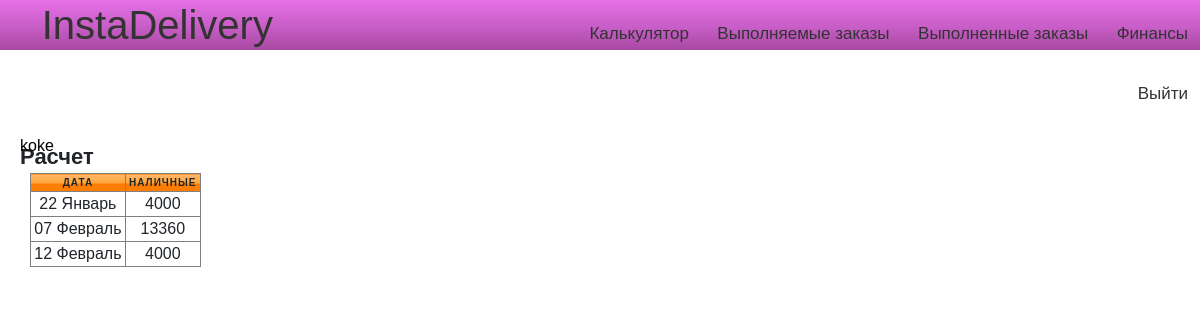
Page /users/private/raschet/ (signed in) on the committed database.
### Lallog/models.py (models this page shows, shortened)
class TestOrder(models.Model):
	client=models.ForeignKey(settings.AUTH_USER_MODEL,on_delete=models.CASCADE)
	marshrut=models.CharField(max_length=200)
	ves=models.DecimalField(decimal_places=0,max_digits=1000,default=10)
	from_address=models.CharField(max_length=200)
	from_phone=models.CharField(max_length=200)
	from_comment=models.CharField(max_length=200)
	to=models.CharField(max_length=200)
	to_phone=models.CharField(max_length=200)
	to_date=models.CharField(max_length=200)
	to_date_until=models.CharField(max_length=200)
	to_comment=models.CharField(max_length=200)
	distance=models.DecimalField(decimal_places=0,max_digits=1000,default=10)
	itog=models.DecimalField(decimal_places=0,max_digits=1000,default=10)
	curier = models.ForeignKey(Curier,on_delete=models.CASCADE,default=None,related_name="choiced_curier",blank=True,null=True)
	nal=models.DecimalField(decimal_places=0,max_digits=1000,default=0)
	raschet=models.DecimalField(decimal_places=0,max_digits=1000,default=0)
	status = models.CharField(max_length=200,default="Ожидание")
	curier_money = models.DecimalField(decimal_places=0,max_digits=1000,default=0)
	__original_curier = None
	def __init__(self,*args,**kwargs):
		print("Object was created")
		super(TestOrder,self).__init__(*args,**kwargs)
		self.__origin_curier = self.curier

### users/views.py (the view)
# urls.py: path("private/raschet/",views.private_raschet,name="private_raschet"),
def private_raschet(request):
    client = request.user
    orders_completed = TestOrder.objects.filter(status="Доставлен",client=client)
    mydata = list(orders_completed.values_list("to_date"))
    days=[]
    for i in mydata:
        days.append(i[0])
    days=set(days)
    analyze=[]
    for i in days:
	    order = orders_completed.filter(to_date=i)
	    sumi=0
	    for j in order:
	        sumi+=j.raschet
	    temp={
	    "day":i,
	    "sum":int(sumi)
	    }
	    analyze.append(temp)
    print(analyze)
    ctx={
		"analyze":analyze,
	}
    return render(request,"users/raschet.html",context=ctx)

### users/templates/users/raschet.html (shortened to what this page needs)
{%extends 'users/base.html'%}
{%load static%}
{%block content%}
<div class="lichka">
    <div class="lichka_prav">
        <caption>Расчет</caption>
        <table border="1" id="table_empty">
            <thead>
            <tr>
                <th>Дата</th>
                <th>Наличные</th>
            </tr>
            </thead>
            {%for i in analyze%}
            <tr>
                <td data-label="Дата">{{i.day}}</td>
                <td data-label="Оплата">{{i.sum}}</td>
            </tr>
            {%endfor%}
        </table>
    </div>
</div>
{%endblock content%}

### users/templates/users/base.html (shortened to what this page needs)
{% load static %}
<html lang="en">
<head>
    <link rel="stylesheet" href="https://use.fontawesome.com/releases/v5.8.2/css/all.css">
    <link rel="stylesheet" href="https://stackpath.bootstrapcdn.com/bootstrap/4.3.1/css/bootstrap.min.css">
    <link href="{% static 'css/style.css' %}" rel="stylesheet" />
    <body>
        <div class="menu">
            <div class="links">
                <a href="{% url 'Home' %}" class="menu-icon">InstaDelivery</a>
                <a href="{% url 'kalkul' %}" class="menu-item">Калькулятор</a>
                <a href="{% url 'private' %}" class="menu-item">Выполняемые заказы</a>
                <a href="{% url 'private_success' day='all'%}" class="menu-item">Выполненные заказы</a>
                <a href="{% url 'private_raschet' %}" class="menu-item">Финансы</a>
                <a href="{% url 'user_logout' %}" class="menu-item">Выйти</a>
            </div>
            <div class="username_best2">
                {%if user.is_authenticated%} {{user.username}}
            </div>
        </div>
        {%endif%} {%block content%} {%endblock content%}
    </body>
</html>

### Lallog/static/css/style.css (style rules this page uses)
* { padding: 0; margin: 0; }
div { box-sizing: border-box; }
.username_best2 { color:black; position: absolute; margin-top: 10px; margin-left: 20px; }
#table_empty { width: 95%; margin-left: 10px; }
#table_empty th { background: #ffb76b; background: -moz-linear-gradient(top, #ffb76b 0%, #ffa73d 50%, #ff7c00 51%, #ff7f04 100%); background: -webkit-linear-gradient(top, #ffb76b 0%,#ffa73d 50%,#ff7c00 51%,#ff7f04 100%); background: linear-gradient(to bottom, #ffb76b 0%,#ffa73d 50%,#ff7c00 51%,#ff7f04 100%); filter: progid:DXImageTransform.Microsoft.gradient( startColorstr='#ffb76b', endColorstr='#ff7f04',GradientType=0 ); }
table { width: 100%; margin:0; padding:0; border-collapse: collapse; border-spacing: 0; }
table tr { padding: 3px; }
table th, table td { padding: 3px; text-align: center; }
table th { text-transform: uppercase; font-size: 10px; letter-spacing: 1px; }
body { font-family: sans-serif; }
.menu { text-align: right; background: #e570e7; background: -moz-linear-gradient(top, #e570e7 0%, #c85ec7 53%, #a849a3 100%); background: -webkit-linear-gradient(top, #e570e7 0%,#c85ec7 53%,#a849a3 100%); background: linear-gradient(to bottom, #e570e7 0%,#c85ec7 53%,#a849a3 100%); filter: progid:DXImageTransform.Microsoft.gradient( startColorstr='#e570e7', endColorstr='#a849a3',GradientType=0 ); height: 50px; }
.menu-item { display: inline-block; color:#333; font-size: 17px; line-height: 30px; padding: 15px 12px; text-decoration: none; }
.menu-icon { display: inline-block; color:#333; font-size: 40px; line-height: 30px; padding: 10px 0px; margin-right: 300px; text-decoration: none; }
.lichka { display: flex; margin-top: 50px; }
.lichka_prav { margin-left: 20px; margin-right: 20px; margin-top: 40px; font-weight: bold; font-family: Open+Sans; font-size: 22px; }
.lichka_prav th { background: #e570e7; background: -moz-linear-gradient(top, #e570e7 0%, #c85ec7 53%, #a849a3 100%); background: -webkit-linear-gradient(top, #e570e7 0%,#c85ec7 53%,#a849a3 100%); background: linear-gradient(to bottom, #e570e7 0%,#c85ec7 53%,#a849a3 100%); filter: progid:DXImageTransform.Microsoft.gradient( startColorstr='#e570e7', endColorstr='#a849a3',GradientType=0 ); }

### rows in the picture
TestOrder: day "22 Январь", sum "4000"
TestOrder: day "07 Февраль", sum "13360"
TestOrder: day "12 Февраль", sum "4000"

### other values in the picture
{{ user.username }} "koke"
